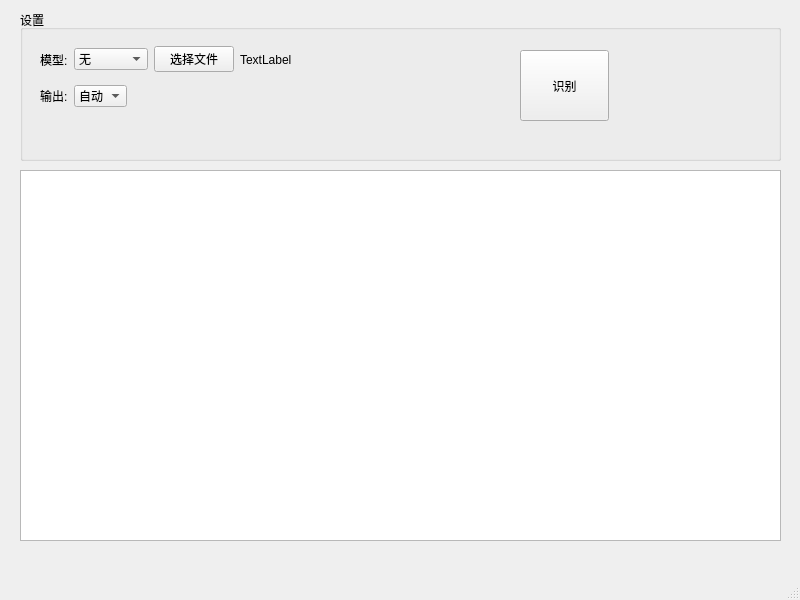
<?xml version="1.0" encoding="UTF-8"?>
<ui version="4.0">
 <class>SpeechToText</class>
 <widget class="QMainWindow" name="SpeechToText">
  <property name="geometry">
   <rect>
    <x>0</x>
    <y>0</y>
    <width>800</width>
    <height>600</height>
   </rect>
  </property>
  <property name="windowTitle">
   <string>MainWindow</string>
  </property>
  <widget class="QWidget" name="centralwidget">
   <widget class="QTextEdit" name="textEdit">
    <property name="geometry">
     <rect>
      <x>20</x>
      <y>170</y>
      <width>761</width>
      <height>371</height>
     </rect>
    </property>
   </widget>
   <widget class="QGroupBox" name="groupBox">
    <property name="geometry">
     <rect>
      <x>20</x>
      <y>10</y>
      <width>761</width>
      <height>151</height>
     </rect>
    </property>
    <property name="title">
     <string>设置</string>
    </property>
    <widget class="QPushButton" name="pushButton_2">
     <property name="geometry">
      <rect>
       <x>500</x>
       <y>40</y>
       <width>89</width>
       <height>71</height>
      </rect>
     </property>
     <property name="text">
      <string>识别</string>
     </property>
    </widget>
    <widget class="QWidget" name="layoutWidget">
     <property name="geometry">
      <rect>
       <x>20</x>
       <y>30</y>
       <width>428</width>
       <height>67</height>
      </rect>
     </property>
     <layout class="QVBoxLayout" name="verticalLayout">
      <item>
       <layout class="QHBoxLayout" name="horizontalLayout">
        <item>
         <widget class="QLabel" name="label_2">
          <property name="text">
           <string>模型:</string>
          </property>
         </widget>
        </item>
        <item>
         <widget class="QComboBox" name="comboBox">
          <item>
           <property name="text">
            <string>无</string>
           </property>
          </item>
          <item>
           <property name="text">
            <string>small</string>
           </property>
          </item>
          <item>
           <property name="text">
            <string>medium</string>
           </property>
          </item>
         </widget>
        </item>
        <item>
         <widget class="QPushButton" name="pushButton">
          <property name="text">
           <string>选择文件</string>
          </property>
         </widget>
        </item>
        <item>
         <widget class="QLabel" name="label">
          <property name="minimumSize">
           <size>
            <width>200</width>
            <height>0</height>
           </size>
          </property>
          <property name="text">
           <string>TextLabel</string>
          </property>
         </widget>
        </item>
        <item>
         <spacer name="horizontalSpacer_2">
          <property name="orientation">
           <enum>Qt::Orientation::Horizontal</enum>
          </property>
          <property name="sizeHint" stdset="0">
           <size>
            <width>40</width>
            <height>20</height>
           </size>
          </property>
         </spacer>
        </item>
       </layout>
      </item>
      <item>
       <layout class="QHBoxLayout" name="horizontalLayout_2">
        <item>
         <widget class="QLabel" name="label_3">
          <property name="text">
           <string>输出:</string>
          </property>
         </widget>
        </item>
        <item>
         <widget class="QComboBox" name="comboBox_2">
          <item>
           <property name="text">
            <string>自动</string>
           </property>
          </item>
         </widget>
        </item>
        <item>
         <spacer name="horizontalSpacer">
          <property name="orientation">
           <enum>Qt::Orientation::Horizontal</enum>
          </property>
          <property name="sizeHint" stdset="0">
           <size>
            <width>40</width>
            <height>20</height>
           </size>
          </property>
         </spacer>
        </item>
       </layout>
      </item>
     </layout>
    </widget>
   </widget>
  </widget>
  <widget class="QMenuBar" name="menubar">
   <property name="geometry">
    <rect>
     <x>0</x>
     <y>0</y>
     <width>800</width>
     <height>27</height>
    </rect>
   </property>
  </widget>
  <widget class="QStatusBar" name="statusbar"/>
 </widget>
 <resources/>
 <connections/>
</ui>
